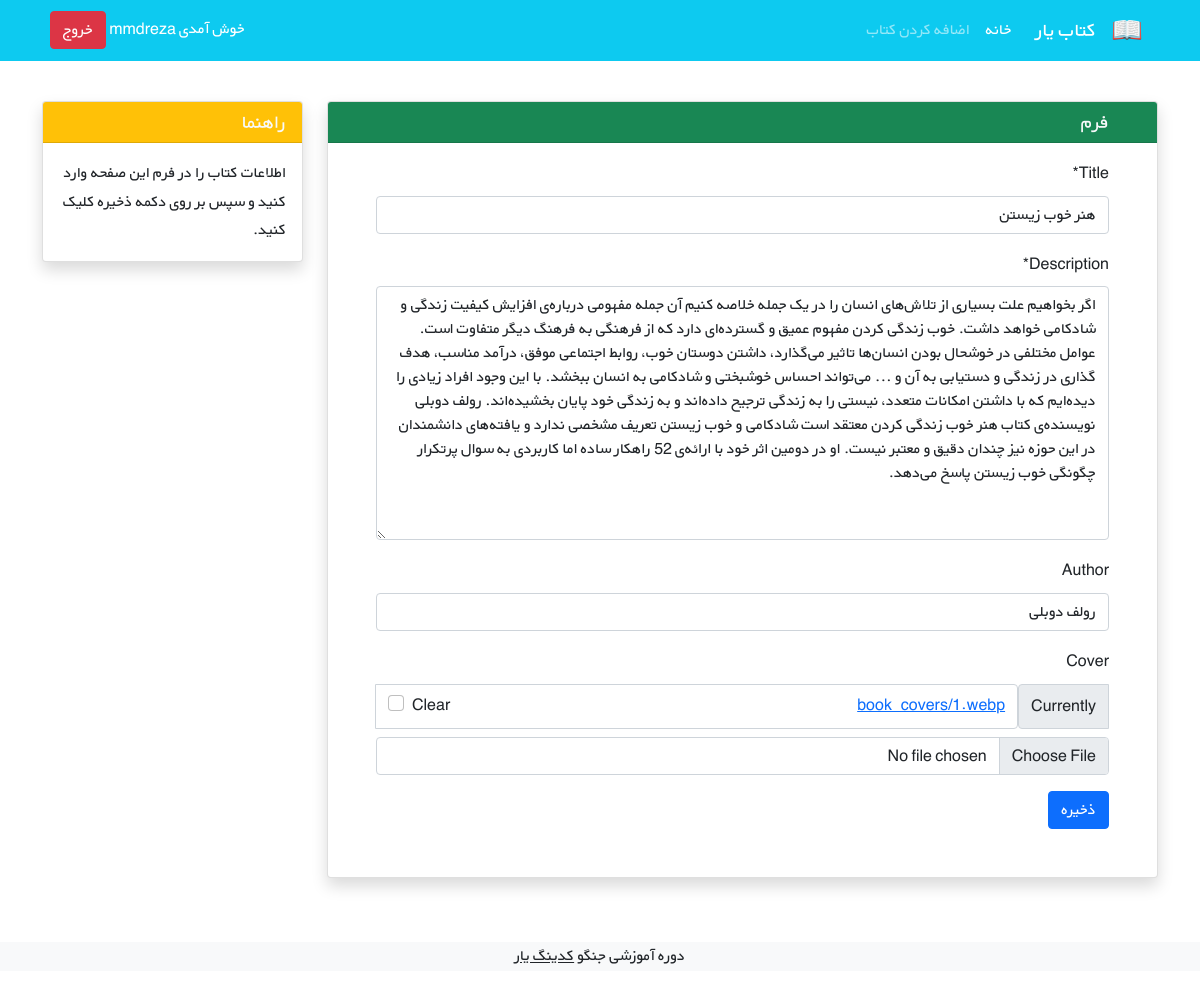
Screenshot of /book/7/update (signed in) with the database file from the repository.
### accounts/models.py (models this page shows)
class CustomUser(AbstractUser):
    age = models.PositiveIntegerField(null=True, blank=True)

### books/models.py (models this page shows, shortened)
class BookModel(models.Model):
    title = models.CharField(max_length=50)
    description = models.TextField()
    author = models.CharField(max_length=50, blank=True)
    price = models.DecimalField(decimal_places=2, max_digits=6)
    cover = models.ImageField(upload_to='book_covers/', blank=True)
    writer = models.ForeignKey(get_user_model(), on_delete=models.CASCADE, blank=True, null=True)

### books/views.py (the view)
# urls.py: path('<int:pk>/update', views.UpdateBook.as_view(), name='book-update'),
class UpdateBook(LoginRequiredMixin,generic.UpdateView):
    model = BookModel
    template_name = 'books/book-update.html'
    context_object_name = 'book'
    fields = ['title', 'description', 'author', 'cover']

### books/templates/books/book-update.html (shortened to what this page needs)
{% extends "_base.html" %}
{% load crispy_forms_tags%}
{% block content %}
<div class="container mt-4" dir="rtl">
    <div class="row">
        <div class="col-9">
            <div class="card shadow my-3">
                <h5 class="card-header bg-success text-light px-5">فرم</h5>
                <div class="px-5 pt-3 pb-5">
                    <form method="POST" enctype="multipart/form-data">
                        <table>
                        {{ form|crispy }}
                        </table>
                        <button type="submit" class="btn btn-primary">ذخیره</button>
                    </form>
                </div>
            </div>
        </div>
        <div class="col-3">
                <div class="card my-3 shadow">
                    <h5 class="card-header bg-warning text-light">راهنما</h5>
                    <div class="card-body">
                        <p class="card-text">
                            اطلاعات کتاب را در فرم این صفحه وارد کنید و سپس بر روی دکمه ذخیره کلیک کنید.
                        </p>
                    </div>
                </div>
        </div>
    </div>
</div>
{% endblock content %}

### templates/_base.html (shortened to what this page needs)
<!DOCTYPE html>
<html>
    <head>
        {% load static %}
        <link href="https://cdn.jsdelivr.net/npm/bootstrap@5.1.3/dist/css/bootstrap.min.css" rel="stylesheet"
>
        <link rel="stylesheet" href="{% static 'css/style.css' %}">
    </head>
    <body>
        <nav class="navbar navbar-expand-lg navbar-dark bg-info" dir="rtl">
            <div class="container">
                <a class="navbar-brand" href="#">
                    <img src="{% static 'icons/book.png' %}" alt="" height="30"
                        class="d-inline-block align-text-top">
                </a>
                <a class="navbar-brand mx-3" href="{% url 'book-list' %}">کتاب یار</a>
                <div class="collapse navbar-collapse" id="navbarNavAltMarkup">
                    <div class="navbar-nav">
                        <a class="nav-link active" aria-current="page" href="{% url 'book-list' %}">خانه</a>
                        <a class="nav-link" href="{% url 'book-add' %}">اضافه کردن کتاب</a>
                    </div>
                </div>
                <div class="mx-2 text-white">
                    {% if user.is_authenticated %}
                        <form action= "{% url 'logout' %}" method= 'post'>
                            خوش آمدی {{user.username}}
                            <button type= 'submit' class = 'btn btn-danger'> خروج </button>
                        </form>
                    {% else %}
                        <a href="{% url 'login' %}"> ورود | </a>
                        <a href="{% url 'signup' %}"> ثبت نام </a>
                    {% endif %}
                </div>
            </div>
        </nav>
        {% block content %}
        {% endblock content %}
        <footer class="bg-light text-center text-lg-start mt-5">
            <div class="text-center bg-grey">
                <p>دوره آموزشی جنگو <a class="text-dark" href="https://codingyar.com/" target="_blank">کدینگ یار</a></p>
            </div>
        </footer>
    </body>
</html>

### static/css/style.css (style rules this page uses)
* { font-family: 'BYekan', sans-serif; line-height: 1.8rem; }

### rows the page displays
CustomUser: username "mmdreza"
BookModel: title "هنر خوب زیستن", description "اگر بخواهیم علت بسیاری از تلاش‌های انسان را در یک جمله خلاصه کنیم آن جمله مفهومی درباره‌ی افزایش کیفیت زندگی و شادکامی خواهد داشت. خوب زندگی کردن مفهوم عمیق و گسترده‌ای دارد که از فرهنگی به فرهنگ دیگر متفاوت است. عوامل مختلفی در خوشحال بودن انسان‌ها تاثیر می‌گذارد، داشتن دوستان خوب، روابط اجتماعی موفق، درآمد مناسب، هدف گذاری در زندگی و دستیابی به آن و ... می‌تواند احساس خوشبختی و شادکامی به انسان ببخشد. با این وجود افراد زیادی را دیده‌ایم که با داشتن امکانات متعدد، نیستی را به زندگی ترجیح داده‌اند و به زندگی خود پایان بخشیده‌اند. رولف دوبلی نویسنده‌ی کتاب هنر خوب زندگی کردن معتقد است شادکامی و خوب زیستن تعریف مشخصی ندارد و یافته‌های دانشمندان در این حوزه نیز چندان دقیق و معتبر نیست. او در…", author "رولف دوبلی"
